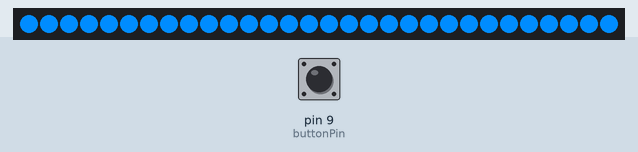
Recording of a sketch running on a simulated Arduino Uno, built with avr-gcc and run on an emulated ATmega328P. Shown: 30 RGB LEDs in strip order, left to right. The inputs (shaded band) are chosen by the test bench; at power-on: pin 9 (buttonPin) LOW. Dim RGB values are drawn brighter than linear; the strip is taken to match the declared colour order.

Above: at 2.7 s.
2.8 s: pin 9 (buttonPin) pulled HIGH for 0.15 s
At 3.01 s:
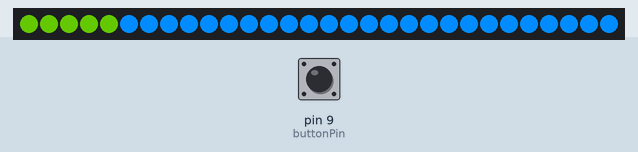
3.5 s: pin 9 (buttonPin) pulsed HIGH 5 times (0.12 s each, 0.3 s apart)
At 6.4 s:
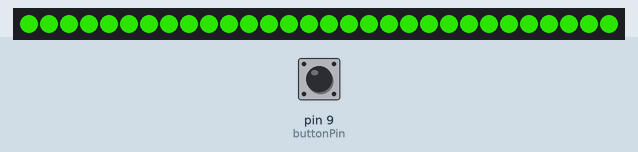
6.5 s: pin 9 (buttonPin) pulsed HIGH 2 times (0.12 s each, 0.3 s apart)
At 7.45 s:
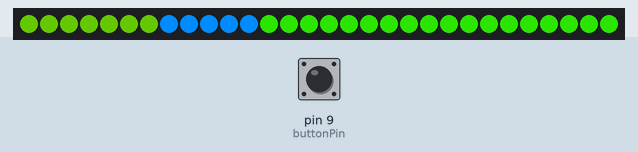
8.8 s: pin 9 (buttonPin) pulled HIGH for 1 s
At 11.2 s:
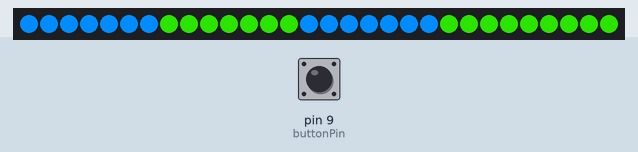

The sketch:

icecreamLEDs.ino
```cpp
#include <Adafruit_NeoPixel.h>

#define PIN        7

#define NUMPIXELS 30

const int buttonPin = 9;
Adafruit_NeoPixel pixels(NUMPIXELS, PIN, NEO_RGBW + NEO_KHZ800);
int buttonState = 0;
int lastButtonState = 0;
int currentMode = 0;

void setup() {
  pixels.begin();
  pixels.clear();
  pinMode(buttonPin, INPUT);
  colorWipe(pixels.Color(0,140,255));
  //on turn-on, the LEDs swirl to the first mode, Strawberry
}

void loop() {
  //check if the button was pressed, if it was, go to changeLEDMode()
  buttonState = digitalRead(buttonPin);
  if (buttonState != lastButtonState) {
    if (buttonState == HIGH) {
      changeLEDMode();
    }
    delay(200);
  }
  lastButtonState = buttonState;

  pixels.show();

}

void changeLEDMode(){
  /*changes the LED mode to the next in the list (1. strawberry, 2. vanilla, 3. chocolate
    4. strawberry vanilla swirl, 5. chocolate strawberry, 6. vanilla chocolate swirl, and
    7. neopolitan. If you'd like to change the colors, change the pixels.Color input on
    any of the modes below. I.e. you can change "colorWipe(pixels.Color(0,140,255))" to be
    colorWipe(pixels.Color(0,0,255)) if you want that mode to light up blue.)*/
  if(currentMode==6){
    currentMode = 0;
  }
  else{
    currentMode++;
  }
  if(currentMode==0){
        //strawberry
    colorWipe(pixels.Color(0,140,255));
  }
  else if(currentMode==1){
        //vanilla
    colorWipe(pixels.Color(50,100,0));
  }
  else if(currentMode==2){
        //chocolate
    colorWipe(pixels.Color(32,170,0));
  }
  else if(currentMode==3){
        //strawberry vanilla swirl
    colorWipeSwirl(pixels.Color(50,100,0),pixels.Color(0,140,255));
  }
  else if(currentMode==4){
        //chocolate strawberry
    colorWipeSwirl(pixels.Color(0,140,255),pixels.Color(32,170,0));
  }
  else if(currentMode==5){
        //vanilla chocolate swirl
    colorWipeSwirl(pixels.Color(32,170,0),pixels.Color(50,100,0));
  }
  else{
        //neopolitan
    neopolitan(pixels.Color(32,170,0),pixels.Color(50,100,0),pixels.Color(0,140,255));
  }
}

void colorWipe(uint32_t color) {
  //swirls a single color around the ice cream
  for(int i=0; i<pixels.numPixels(); i++) {
    pixels.setPixelColor(i, color);
    pixels.show();
    delay(50);
  }
}
void colorWipeSwirl(uint32_t color1, uint32_t color2) {
  //swirls two colors around the ice cream
  for(int i=0; i<8; i++) {
    pixels.setPixelColor(i, color1);
    pixels.show();
    delay(50);
  }
  for(int i=7; i<15; i++) {
    pixels.setPixelColor(i, color2);
    pixels.show();
    delay(50);
  }
  for(int i=14; i<22; i++) {
    pixels.setPixelColor(i, color1);
    pixels.show();
    delay(50);
  }
  for(int i=21; i<30; i++) {
    pixels.setPixelColor(i, color2);
    pixels.show();
    delay(50);
  }
}
void neopolitan(uint32_t color1, uint32_t color2, uint32_t color3) {
   //swirls three colors around the ice cream
  for(int i=0; i<5; i++) {
    pixels.setPixelColor(i, color1);
    pixels.show();
    delay(50);
  }
  for(int i=6; i<10; i++) {
    pixels.setPixelColor(i, color2);
    pixels.show();
    delay(50);
  }
  for(int i=11; i<15; i++) {
    pixels.setPixelColor(i, color3);
    pixels.show();
    delay(50);
  }
  for(int i=16; i<20; i++) {
    pixels.setPixelColor(i, color1);
    pixels.show();
    delay(50);
  }
  for(int i=21; i<25; i++) {
    pixels.setPixelColor(i, color2);
    pixels.show();
    delay(50);
  }
  for(int i=26; i<30; i++) {
    pixels.setPixelColor(i, color3);
    pixels.show();
    delay(50);
  }
}
```

Measured:
- after the input at 2.8 s, the LEDs: first change at once (image 1 shows a later state)
- after the input at 3.5 s, the LEDs: first differ from a run without the input after 1.3 s (image 2 shows a later state)
- after the input at 6.5 s, the LEDs: first change after 0.32 s (image 3 shows a later state)
- after the input at 8.8 s, the LEDs: first change after 0.13 s (image 4 shows a later state)
